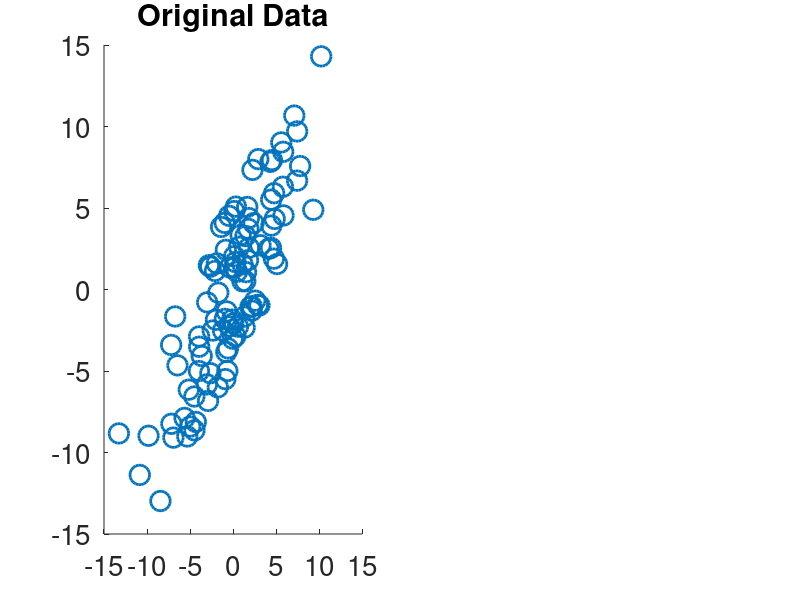

Recreate this plot in MATLAB. (Note: this script raises an error after producing the figure.)
clear
close all

load PCA_2Ddemo_Data

% load 2D_PCA
x = z(1,:);
y = z(2,:);
figure;
subplot(1,2,1);
scatter(z(1,:),z(2,:),200,'linewidth',2);
set(gca,'fontsize',20);
axis([-15 15 -15 15]);
title('Original Data');

n = length(z); % sample size
% keyboard
%% 1. compute the covariance matrix 

cv = 1/n*z*z';
% keyboard
%% 2. compute eigenvectors of covariance matrix

[Vp, Dp] = eig(cv);
% keyboard

%% 3. Sort eigenvectors -> principal components

[V, D] = eigsort(Vp,Dp);
% keyboard

%% 4. transform using principal components

C = V'*z; %rows of V' are the principal components of z

subplot(1,2,2);
scatter(C(1,:),C(2,:),200,'b','linewidth',3);
set(gca,'fontsize',20);
axis([-15 15 -15 15]);
title('Transformed Data');

%cov_C = 1/n*C*C'
% keyboard

%% 5. Reconstruct zero-meaned pattern z_hat
% fullly recover
V_r = V;
C_r = C;
z_hat = V_r*C_r;

% recover using V1
V_r1 = V(:,1);
C_r1 = C(1,:);
z_hat1 = V_r1*C_r1;

% recover Using V2
V_r2 = V(:,2);
C_r2 = C(2,:);
z_hat2 = V_r2*C_r2;
%% 5 Reconstruct x_hat

figure(3)
subplot(2,2,1)
scatter(x,y,'b')  % original
set(gca,'fontsize',20);
title('Original Data');
set(gca,'fontsize',20);
axis([-15 15 -15 15]);

subplot(2,2,2)
scatter(z_hat(1,:),z_hat(2,:)); % full recovered
set(gca,'fontsize',20);
title('Fully recovered');
axis([-15 15 -15 15]);


subplot(2,2,3)
scatter(x,y,'b')  % orginal
hold on
scatter(z_hat1(1,:),z_hat1(2,:),'r'); % recover using V1
set(gca,'fontsize',20);
title('Recover Using V1');
axis([-15 15 -15 15]);

subplot(2,2,4);
scatter(x,y,'b')  % orginal
hold on
scatter(z_hat2(1,:),z_hat2(2,:),'g'); % recover using V2
set(gca,'fontsize',20);
title('Recover Using V2');
axis([-15 15 -15 15]);
